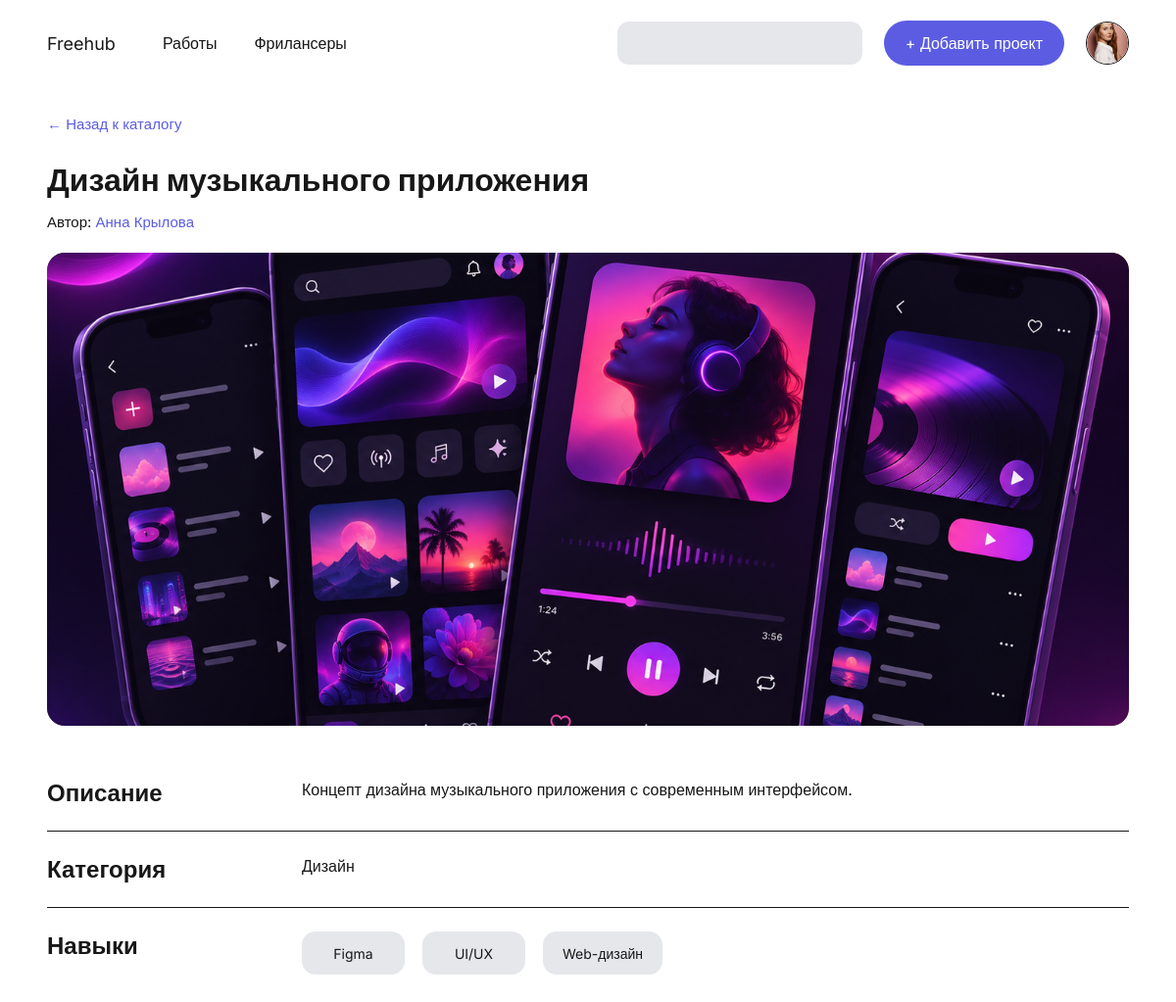
The page /project/1/ (signed in) on the database its author committed.
### main/models.py (models this page shows, shortened)
class Project(models.Model):
    author = models.ForeignKey(User, on_delete=models.CASCADE)
    category = models.ForeignKey(Category, on_delete=models.CASCADE)
    title = models.CharField(max_length=200)
    description = models.TextField()
    tags = models.CharField(max_length=200, blank=True)
    created_at = models.DateTimeField(auto_now_add=True)

class Category(models.Model):
    name = models.CharField(max_length=100)

### main/views.py (the view)
# urls.py: path("project/<int:project_id>/", views.project, name="project"),
def project(request, project_id):
    project = get_object_or_404(Project, id=project_id)
    tags = project.tags.split(",")
    return render(request, "main/project.html", {
        "project": project,
        "tags": tags
    })

### main/templates/main/project.html
{% extends "main/base.html" %}
{% load static %}
{% block content %}
<section class="project-page">
    <a href="{% url 'catalog' %}" class="back-link">
        ← Назад к каталогу
    </a>
    <div class="project-heading">
        <h1>{{ project.title }}</h1>
        <p class="project-author">
            Автор:
            <a href="{% url 'profile' project.author.username %}">
                {{ project.author.get_full_name|default:project.author.username }}
            </a>
        </p>
    </div>
    <div class="project-gallery">
        <div class="project-main-image">
            {% if project.title == "Дизайн музыкального приложения" %}
                <img
                    src="{% static 'main/images/music_app.png' %}"
                    alt="{{ project.title }}"
                >
            {% elif project.title == "Сайт для городской кофейни" %}
                <img
                    src="{% static 'main/images/home_app.png' %}"
                    alt="{{ project.title }}"
                >
            {% elif project.title == "Дизайн фитнес-приложения" %}
                <img
                    src="{% static 'main/images/fitness_app.png' %}"
                    alt="{{ project.title }}"
                >
            {% elif project.title == "Брендинг для городской кофейни" %}
                <img
                    src="{% static 'main/images/coffee_brand.png' %}"
                    alt="{{ project.title }}"
                >
            {% elif project.title == "Сайт туристического сервиса" %}
                <img
                    src="{% static 'main/images/world_app.png' %}"
                    alt="{{ project.title }}"
                >
            {% elif project.title == "Платформа онлайн-обучения" %}
                <img
                    src="{% static 'main/images/study_app.png' %}"
                    alt="{{ project.title }}"
                >
            {% endif %}
        </div>
    </div>
    <div class="project-information">
        <div class="project-info-row">
            <h2>Описание</h2>
            <div class="project-info-value">
                <p>
                    {{ project.description }}
                </p>
            </div>
        </div>
        <div class="project-info-row">
            <h2>Категория</h2>
            <div class="project-info-value">
                <p>
                    {{ project.category.name }}
                </p>
            </div>
        </div>
        <div class="project-info-row">
            <h2>Навыки</h2>
            <div class="project-info-value">
                <div class="project-tags">
                    {% for tag in tags %}
                        <span>{{ tag }}</span>
                    {% endfor %}
                </div>
            </div>
        </div>
    </div>
</section>
{% endblock %}

### main/static/main/style.css (style rules this page uses)
* { box-sizing:border-box; }
body { margin: 0; font-family: "Inter", sans-serif; font-weight: 400; color: #171717; }
.project-page { padding: 28px 48px 50px; }
.back-link { display: inline-block; margin-bottom: 28px; color: #5b5ce2; text-decoration: none; font-size: 15px; }
.project-page h1 { margin: 0 0 14px; font-size: 32px; font-weight: 800; }
.project-author { margin: 0 0 22px; font-size: 15px; }
.project-author a { color: #5b5ce2; text-decoration: none; }
.project-gallery { margin-bottom: 16px; }
.project-main-image { width: 100%; height: 360px; background-color: #533838; border-radius: 18px; }
.project-tags { display: flex; gap: 18px; flex-wrap: wrap; }
.project-tags span { display: inline-flex; align-items: center; justify-content: center; min-width: 105px; height: 44px; padding: 0 20px; background-color: #e5e7eb; border-radius: 14px; font-size: 14px; }
.project-main-image { overflow: hidden; }
.project-main-image img { width: 100%; height: 100%; object-fit: cover; display: block; border-radius: 18px; }
.project-main-image { width: 100%; max-width: 1250px; aspect-ratio: 16 / 7; height: auto; margin-left: auto; margin-right: auto; overflow: hidden; border-radius: 18px; }
.project-main-image img { width: 100%; height: 100%; object-fit: cover; display: block; }
.project-heading { max-width: 1250px; margin: 0 auto 22px; }
.project-information { max-width: 1250px; margin: 30px auto 0; }
.project-info-row { display: grid; grid-template-columns: 220px 1fr; gap: 40px; padding: 24px 0; border-bottom: 1px solid #171717; }
.project-info-row:last-child { border-bottom: none; }
.project-info-row h2 { margin: 0; font-size: 24px; font-weight: 800; }
.project-info-value { min-width: 0; }
.project-info-value p { margin: 0; font-size: 16px; line-height: 1.4; }

### rows shown on the page
Project: title "Дизайн музыкального приложения", author.get_full_name "Анна Крылова", description "Концепт дизайна музыкального приложения с современным интерфейсом.", category.name "Дизайн"

### other values the page prints
{{ tag }} "Figma" "UI/UX" "Web-дизайн"
